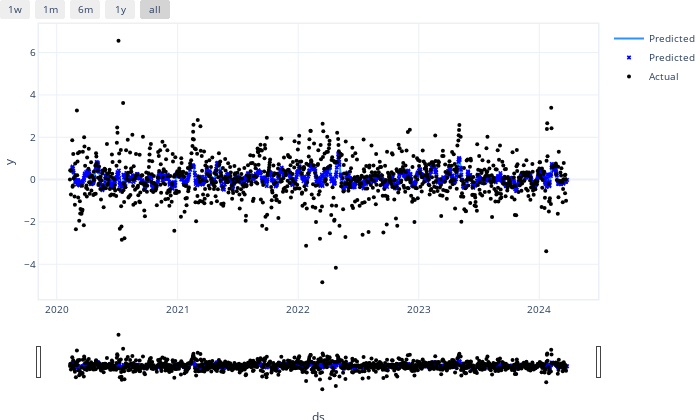

Notebook code cell kept with this figure:
### Code cell
m.set_plotting_backend("plotly")
m.highlight_nth_step_ahead_of_each_forecast(1)
m.plot(forecast)

### Figure 1 — Plotly figure (JSON) as saved in the notebook; plotly's stock layout.template omitted (floating-point values rounded to 4 significant figures; data arrays with more than 128 entries replaced by an {"elided": "..."} marker saying what was removed)
{"data": [{"line": {"color": "#2d92ff", "width": 2}, "mode": "lines", "name": "Predicted", "type": "scatter", "x": {"elided": "1076 str values"}, "y": {"elided": "1076 float values"}}, {"marker": {"color": "blue", "size": 4, "symbol": "x"}, "mode": "markers", "name": "Predicted", "type": "scatter", "x": {"elided": "1076 str values"}, "y": {"elided": "1076 float values"}}, {"marker": {"color": "black", "size": 4}, "mode": "markers", "name": "Actual", "type": "scatter", "x": {"elided": "1076 str values"}, "y": {"elided": "1076 float values"}}], "layout": {"autosize": true, "font": {"size": 10}, "height": 420, "hovermode": "x unified", "margin": {"b": 0, "l": 0, "pad": 0, "r": 10, "t": 10}, "showlegend": true, "title": {"font": {"size": 12}}, "width": 700, "xaxis": {"linewidth": 1.5, "mirror": true, "rangeselector": {"buttons": [{"count": 7, "label": "1w", "step": "day", "stepmode": "backward"}, {"count": 1, "label": "1m", "step": "month", "stepmode": "backward"}, {"count": 6, "label": "6m", "step": "month", "stepmode": "backward"}, {"count": 1, "label": "1y", "step": "year", "stepmode": "backward"}, {"step": "all"}]}, "rangeslider": {"visible": true}, "showline": true, "title": {"text": "ds"}, "type": "date"}, "yaxis": {"linewidth": 1.5, "mirror": true, "showline": true, "title": {"text": "y"}}}}
